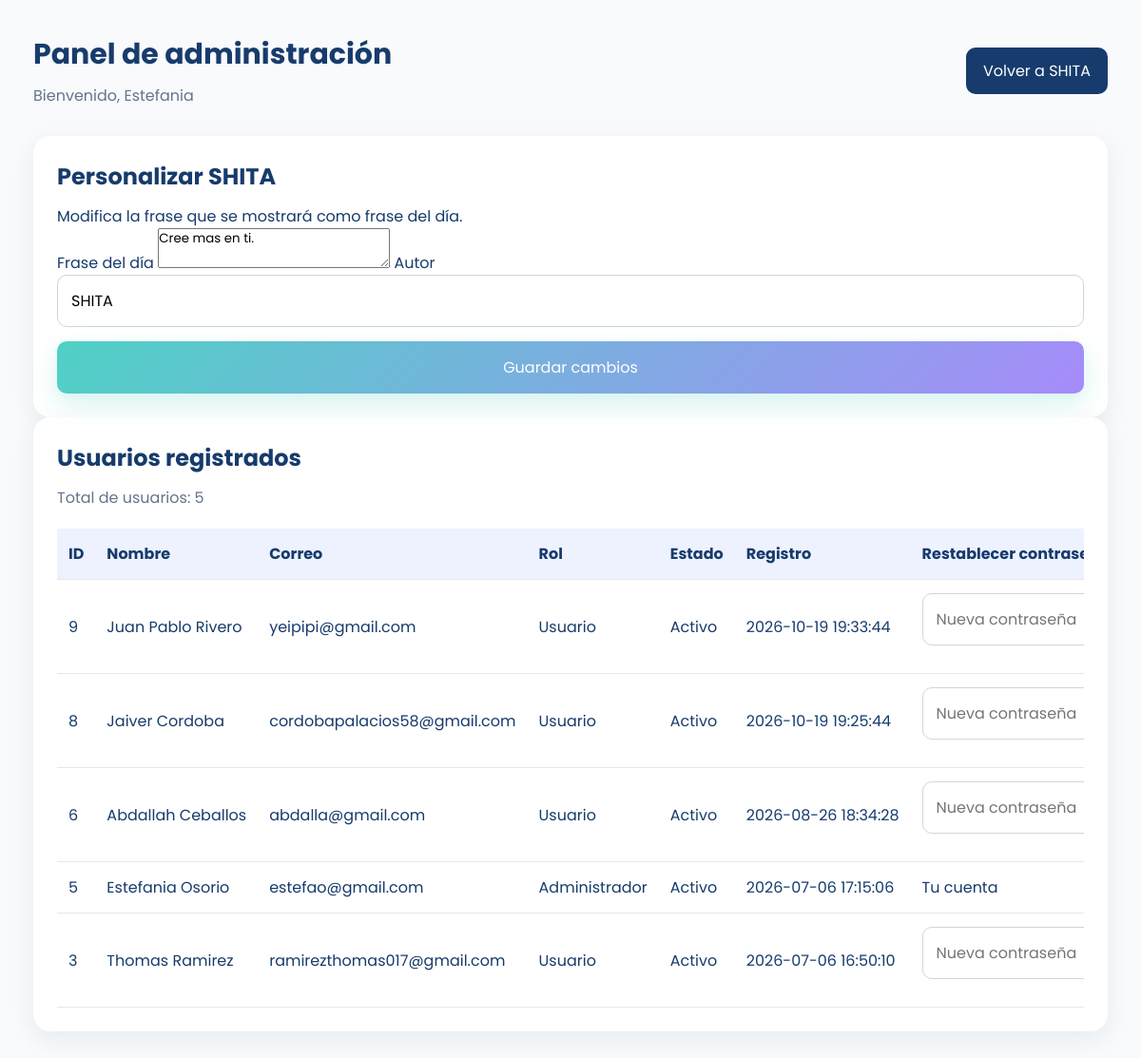
/?url=admin (signed in), run on the app's committed database.
### tables this page shows
CREATE TABLE `usuarios` (
  `id_usuario` int(11) NOT NULL,
  `nombre` varchar(100) NOT NULL,
  `apellido` varchar(100) NOT NULL,
  `correo` varchar(150) NOT NULL,
  `password` varchar(255) NOT NULL,
  `foto` varchar(255) DEFAULT 'default.png',
  `estado` enum('Activo','Inactivo') DEFAULT 'Activo',
  `fecha_registro` timestamp NOT NULL DEFAULT current_timestamp(),
  `id_rol` int(11) NOT NULL
);

CREATE TABLE `roles` (
  `id_rol` int(11) NOT NULL,
  `nombre` varchar(30) NOT NULL
);

### app/core/Controller.php (called while the page is built, shortened)
<?php
class Controller
{
    public function model($modelo)
    {
        return new $modelo();
    }
    public function view($vista, $datos = [])
    {
        extract($datos);
        require_once "app/views/" . $vista . ".php";
    }
}

### app/controllers/AdminController.php (called while the page is built, shortened)
<?php
require_once "app/core/Controller.php";
class AdminController extends Controller
{
    private $usuario;
    private $configuracion;
    public function __construct()
    {
        $this->usuario = $this->model("Usuario");
        $this->configuracion = $this->model("Configuracion");
    }
    public function index()
    {
        $usuarios = $this->usuario->obtenerTodos();
        $this->view("admin/index", [
            "pagina" => "admin",
            "usuarios" => $usuarios,
            "frase" => $this->configuracion->obtener("frase_del_dia"),
            "autorFrase" => $this->configuracion->obtener("autor_frase")
        ]);
    }
}

### index.php (called while the page is built, shortened)
<?php
require_once "app/core/Router.php";
$router = new Router();
$router->cargar();

### config/Database.php (called while the page is built)
<?php
class Database
{
    private $host = "localhost";
    private $dbname = "shita";
    private $username = "root";
    private $password = "";
    private $charset = "utf8mb4";
    public function conectar()
    {
        try {
            $dsn = "mysql:host={$this->host};dbname={$this->dbname};charset={$this->charset}";
            $conexion = new PDO(
                $dsn,
                $this->username,
                $this->password
            );
            $conexion->setAttribute(PDO::ATTR_ERRMODE, PDO::ERRMODE_EXCEPTION);
            return $conexion;
        } catch (PDOException $e) {
            die("Error de conexión: " . $e->getMessage());
        }
    }
}

### app/core/Model.php (called while the page is built, shortened)
<?php
require_once "config/Database.php";
class Model
{
    public function __construct()
    {
        $database = new Database();
        $this->db = $database->conectar();
    }
}

### app/models/Usuario.php (called while the page is built, shortened)
<?php
require_once "app/core/Model.php";
class Usuario extends Model
{
    public function obtenerTodos()
    {
        $sql = "SELECT
                u.id_usuario,
                u.nombre,
                u.apellido,
                u.correo,
                u.estado,
                u.fecha_registro,
                r.nombre AS nombre_rol
            FROM usuarios u
            INNER JOIN roles r
                ON u.id_rol = r.id_rol
            ORDER BY u.id_usuario DESC";
        $stmt = $this->db->prepare($sql);
        $stmt->execute();
        return $stmt->fetchAll(PDO::FETCH_ASSOC);
    }
}

### app/views/admin/index.php (the view, shortened to what this page needs)
<?php
$css = "admin";
require_once "app/views/layouts/header.php";
?>
<div class="admin-page">
    <header class="admin-header">
        <div>
            <h1>Panel de administración</h1>
            <p>Bienvenido, <?= htmlspecialchars($_SESSION["nombre"] ?? "Administrador") ?></p>
        </div>
        <a href="<?= URL ?>?url=dashboard">Volver a SHITA</a>
    </header>
    <section class="admin-card">
        <h2>Personalizar SHITA</h2>
        <p>Modifica la frase que se mostrará como frase del día.</p>
        <form action="<?= URL ?>?url=admin/frase" method="POST">
            <label for="frase">Frase del día</label>
            <textarea id="frase" name="frase" maxlength="1000" required><?= htmlspecialchars($frase ?? "") ?></textarea>
            <label for="autor">Autor</label>
            <input type="text" id="autor" name="autor" maxlength="150"
                value="<?= htmlspecialchars($autorFrase ?? "") ?>">
            <button type="submit">Guardar cambios</button>
        </form>
    </section>
    <section class="admin-card">
        <h2>Usuarios registrados</h2>
        <p class="admin-total">
            Total de usuarios: <?= count($usuarios) ?>
        </p>
        <div class="admin-tabla">
            <table>
                <thead>
                    <tr>
                        <th>ID</th>
                        <th>Nombre</th>
                        <th>Correo</th>
                        <th>Rol</th>
                        <th>Estado</th>
                        <th>Registro</th>
                        <th>Restablecer contraseña</th>
                    </tr>
                </thead>
                <tbody>
                    <?php foreach ($usuarios as $u): ?>
                        <tr>
                            <td><?= (int) $u["id_usuario"] ?></td>
                            <td>
                                <?= htmlspecialchars(
                                    $u["nombre"] . " " . $u["apellido"]
                                ) ?>
                            </td>
                            <td><?= htmlspecialchars($u["correo"]) ?></td>
                            <td><?= htmlspecialchars($u["nombre_rol"]) ?></td>
                            <td><?= htmlspecialchars($u["estado"] ?? "Sin estado") ?></td>
                            <td><?= htmlspecialchars($u["fecha_registro"] ?? "") ?></td>
                            <td>
                                <?php if ((int) $u["id_usuario"] !== (int) $_SESSION["id_usuario"]): ?>
                                    <form action="<?= URL ?>?url=admin/password" method="POST"
                                        onsubmit="return confirm('¿Confirmas el restablecimiento de esta contraseña?');">
                                        <input type="password" name="password_nueva" placeholder="Nueva contraseña"
                                            minlength="8" required>
                                    </form>
                                <?php else: ?>
                                    Tu cuenta
                                <?php endif; ?>
                            </td>
                        </tr>
                    <?php endforeach; ?>
                </tbody>
            </table>
        </div>
    </section>
</div>
<?php require_once "app/views/layouts/footer.php"; ?>

### app/core/Router.php (shortened to what this page needs)
<?php
class Router
{
    public function cargar()
    {
        if (isset($_GET["url"])) {
            $url = strtolower($_GET["url"]);
        } else {
            $url = "home";
        }
        switch ($url) {
            case "admin":
                require_once "app/controllers/AdminController.php";
                $controller = new AdminController();
                $controller->index();
                break;
        }
    }
}

### app/views/layouts/header.php (shortened to what this page needs)
<!DOCTYPE html>
<html lang="es">
<head>
    <link rel="stylesheet" href="<?= URL ?>public/css/style.css">
    <link rel="stylesheet" href="<?= URL ?>public/css/sidebar.css">
    <?php
    if (isset($css)) {
        echo '<link rel="stylesheet" href="' . URL . 'public/css/' . $css . '.css">';
    }
    ?>
</head>
<body>

### app/views/layouts/footer.php
</body>
</html>

### public/css/style.css (style rules this page uses)
* { margin:0; padding:0; box-sizing:border-box; font-family:'Poppins',sans-serif; }
body { background:#F8FAFC; }
input { width:100%; padding:14px; margin-bottom:15px; border-radius:10px; border:1px solid #D1D5DB; font-size:16px; transition:.3s; }
button { width:100%; padding:15px; border:none; border-radius:10px; background:linear-gradient(135deg,#4FD1C5,#A78BFA); color:white; font-size:16px; cursor:pointer; transition:.3s; box-shadow:0 10px 25px rgba(79,209,197,.25); }

### public/css/admin.css (style rules this page uses)
.admin-page { flex: 1; min-height: 100vh; padding: 35px; background: #F8FAFC; color: #173B6C; }
.admin-header { display: flex; justify-content: space-between; align-items: center; gap: 20px; margin-bottom: 30px; }
.admin-header h1 { font-size: 30px; margin-bottom: 8px; }
.admin-header p { color: #64748B; }
.admin-header a { padding: 12px 18px; border-radius: 10px; background: #173B6C; color: white; text-decoration: none; }
.admin-card { background: white; padding: 25px; border-radius: 18px; box-shadow: 0 8px 25px rgba(23, 59, 108, .08); }
.admin-card h2 { margin-bottom: 12px; }
.admin-total { color: #64748B; margin-bottom: 20px; }
.admin-tabla { width: 100%; overflow-x: auto; }
.admin-tabla table { width: 100%; border-collapse: collapse; text-align: left; }
.admin-tabla th, .admin-tabla td { padding: 14px 12px; border-bottom: 1px solid #E5E7EB; white-space: nowrap; }
.admin-tabla th { background: #EEF2FF; color: #173B6C; }

### data on the page
usuarios: id_usuario "9", nombre+apellido "Juan Pablo Rivero", correo "yeipipi@gmail.com", id_rol.nombre "Usuario", estado "Activo", fecha_registro "2026-10-19 19:33:44"
usuarios: id_usuario "8", nombre+apellido "Jaiver Cordoba", correo "cordobapalacios58@gmail.com", id_rol.nombre "Usuario", estado "Activo", fecha_registro "2026-10-19 19:25:44"
usuarios: id_usuario "6", nombre+apellido "Abdallah Ceballos", correo "abdalla@gmail.com", id_rol.nombre "Usuario", estado "Activo", fecha_registro "2026-08-26 18:34:28"
usuarios: id_usuario "5", nombre+apellido "Estefania Osorio", correo "estefao@gmail.com", id_rol.nombre "Administrador", estado "Activo", fecha_registro "2026-07-06 17:15:06", shows "Tu cuenta"
usuarios: id_usuario "3", nombre+apellido "Thomas Ramirez", correo "ramirezthomas017@gmail.com", id_rol.nombre "Usuario", estado "Activo", fecha_registro "2026-07-06 16:50:10"

### other printed values
$_SESSION["nombre"] "Estefania"
count($usuarios) "5"
